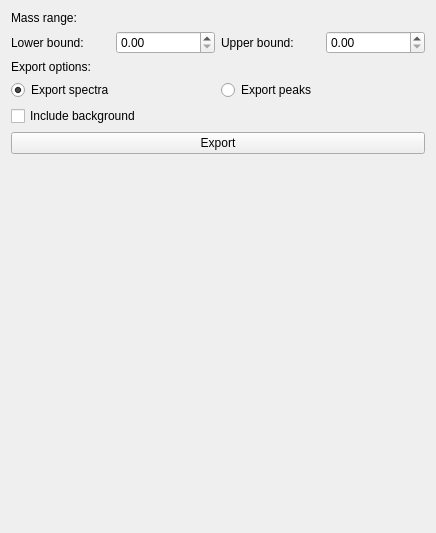
<?xml version="1.0" encoding="UTF-8"?>
<ui version="4.0">
 <class>MultiModalMaskExportControls</class>
 <widget class="QWidget" name="MultiModalMaskExportControls">
  <property name="geometry">
   <rect>
    <x>0</x>
    <y>0</y>
    <width>436</width>
    <height>533</height>
   </rect>
  </property>
  <property name="minimumSize">
   <size>
    <width>0</width>
    <height>0</height>
   </size>
  </property>
  <property name="windowTitle">
   <string>QmitkTemplate</string>
  </property>
  <layout class="QVBoxLayout" name="verticalLayout">
   <item>
    <layout class="QVBoxLayout" name="verticalLayout_2"/>
   </item>
   <item>
    <widget class="QLabel" name="MassRange">
     <property name="text">
      <string>Mass range:</string>
     </property>
    </widget>
   </item>
   <item>
    <layout class="QVBoxLayout" name="verticalLayout_3">
     <item>
      <layout class="QHBoxLayout" name="horizontalLayout">
       <item>
        <widget class="QLabel" name="lowerBound">
         <property name="text">
          <string>Lower bound:</string>
         </property>
        </widget>
       </item>
       <item>
        <widget class="QDoubleSpinBox" name="lowerBoundSpinBox">
         <property name="maximum">
          <double>1000000.000000000000000</double>
         </property>
        </widget>
       </item>
       <item>
        <widget class="QLabel" name="upperBound">
         <property name="text">
          <string>Upper bound:</string>
         </property>
        </widget>
       </item>
       <item>
        <widget class="QDoubleSpinBox" name="upperBoundSpinBox">
         <property name="maximum">
          <double>1000000.000000000000000</double>
         </property>
        </widget>
       </item>
      </layout>
     </item>
    </layout>
   </item>
   <item>
    <layout class="QVBoxLayout" name="exportOptionsLayout">
     <item>
      <widget class="QLabel" name="exportOptionsLabel">
       <property name="text">
        <string>Export options:</string>
       </property>
      </widget>
     </item>
     <item>
      <layout class="QGridLayout" name="gridLayout">
       <item row="0" column="0">
        <widget class="QRadioButton" name="exportFullSpectra">
         <property name="text">
          <string>Export spectra</string>
         </property>
         <property name="checked">
          <bool>true</bool>
         </property>
        </widget>
       </item>
       <item row="0" column="1">
        <widget class="QRadioButton" name="exportPeaks">
         <property name="text">
          <string>Export peaks</string>
         </property>
        </widget>
       </item>
       <item row="1" column="0">
        <widget class="QCheckBox" name="exportBackground">
         <property name="text">
          <string>Include background</string>
         </property>
        </widget>
       </item>
      </layout>
     </item>
    </layout>
   </item>
   <item>
    <widget class="QPushButton" name="exportButton">
     <property name="text">
      <string>Export</string>
     </property>
    </widget>
   </item>
   <item>
    <spacer name="spacer1">
     <property name="orientation">
      <enum>Qt::Vertical</enum>
     </property>
     <property name="sizeType">
      <enum>QSizePolicy::Expanding</enum>
     </property>
     <property name="sizeHint" stdset="0">
      <size>
       <width>20</width>
       <height>220</height>
      </size>
     </property>
    </spacer>
   </item>
  </layout>
 </widget>
 <layoutdefault spacing="6" margin="11"/>
 <resources/>
 <connections/>
</ui>
